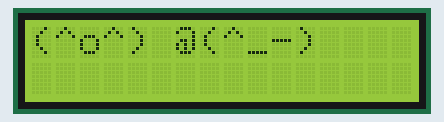
A sketch run on a simulated Arduino Uno, built with avr-gcc and run on an emulated ATmega328P. Shown: 16×2 character LCD.

Above: at 0.1 s.
At 1.1 s:
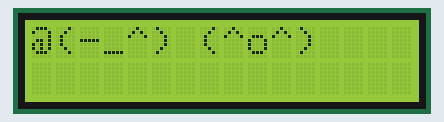

Measured:
- what the display in image 1 shows lasts 1.0 s, from 1.1 s to 2.1 s

The sketch:

quiz_winkIcon.ino
```cpp
#include <Wire.h>
#include <LiquidCrystal_I2C.h>

LiquidCrystal_I2C lcd(0x27,16,2);

void setup() {
  lcd.begin();
  lcd.backlight();

}

void loop() {

  lcd.print("(^o^) @(^_-)");
  delay(1000);
  lcd.home();
  lcd.clear();

  lcd.print("@(-_^) (^o^)");
  delay(1000);
  lcd.home();
  lcd.clear();


}
```
